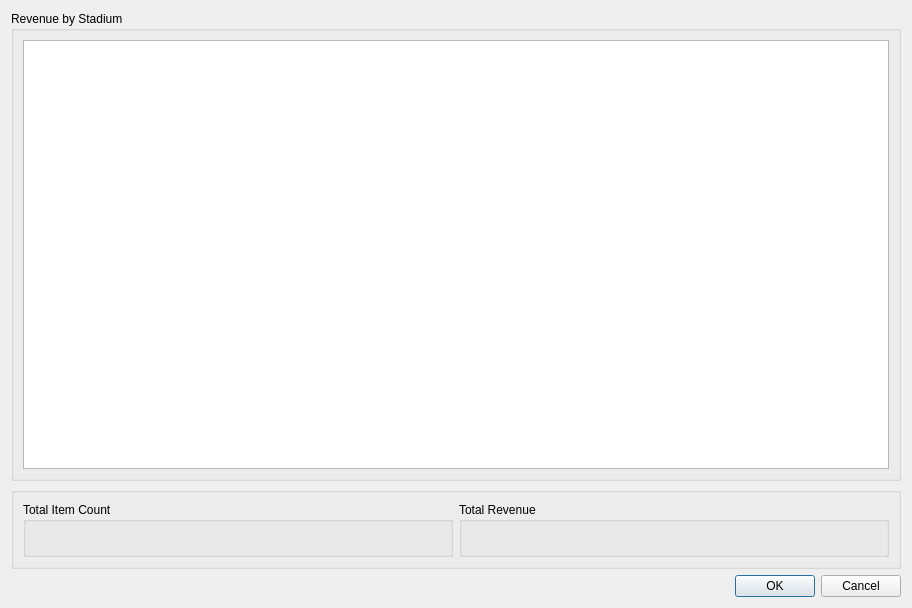
<?xml version="1.0" encoding="UTF-8"?>
<ui version="4.0">
 <class>viewRevenue</class>
 <widget class="QDialog" name="viewRevenue">
  <property name="geometry">
   <rect>
    <x>0</x>
    <y>0</y>
    <width>912</width>
    <height>608</height>
   </rect>
  </property>
  <property name="windowTitle">
   <string>View Revenue</string>
  </property>
  <property name="windowIcon">
   <iconset resource="../assets/img.qrc">
    <normaloff>:/nfl icon.png</normaloff>:/nfl icon.png</iconset>
  </property>
  <layout class="QVBoxLayout" name="verticalLayout">
   <item>
    <widget class="QGroupBox" name="groupBox_4">
     <property name="title">
      <string>Revenue by Stadium</string>
     </property>
     <layout class="QHBoxLayout" name="horizontalLayout_2">
      <item>
       <widget class="QTableWidget" name="reportTable"/>
      </item>
     </layout>
    </widget>
   </item>
   <item>
    <widget class="QGroupBox" name="groupBox">
     <property name="title">
      <string/>
     </property>
     <layout class="QHBoxLayout" name="horizontalLayout">
      <item>
       <widget class="QGroupBox" name="groupBox_2">
        <property name="title">
         <string>Total Item Count</string>
        </property>
        <layout class="QVBoxLayout" name="verticalLayout_3">
         <item>
          <widget class="QLabel" name="totalCount">
           <property name="text">
            <string/>
           </property>
          </widget>
         </item>
        </layout>
       </widget>
      </item>
      <item>
       <widget class="QGroupBox" name="groupBox_3">
        <property name="title">
         <string>Total Revenue</string>
        </property>
        <layout class="QVBoxLayout" name="verticalLayout_2">
         <item>
          <widget class="QLabel" name="totalRevenue">
           <property name="text">
            <string/>
           </property>
          </widget>
         </item>
        </layout>
       </widget>
      </item>
     </layout>
    </widget>
   </item>
   <item>
    <widget class="QDialogButtonBox" name="buttonBox">
     <property name="orientation">
      <enum>Qt::Horizontal</enum>
     </property>
     <property name="standardButtons">
      <set>QDialogButtonBox::Cancel|QDialogButtonBox::Ok</set>
     </property>
    </widget>
   </item>
  </layout>
 </widget>
 <resources>
  <include location="../assets/img.qrc"/>
 </resources>
 <connections>
  <connection>
   <sender>buttonBox</sender>
   <signal>accepted()</signal>
   <receiver>viewRevenue</receiver>
   <slot>accept()</slot>
   <hints>
    <hint type="sourcelabel">
     <x>248</x>
     <y>254</y>
    </hint>
    <hint type="destinationlabel">
     <x>157</x>
     <y>274</y>
    </hint>
   </hints>
  </connection>
  <connection>
   <sender>buttonBox</sender>
   <signal>rejected()</signal>
   <receiver>viewRevenue</receiver>
   <slot>reject()</slot>
   <hints>
    <hint type="sourcelabel">
     <x>316</x>
     <y>260</y>
    </hint>
    <hint type="destinationlabel">
     <x>286</x>
     <y>274</y>
    </hint>
   </hints>
  </connection>
 </connections>
</ui>
